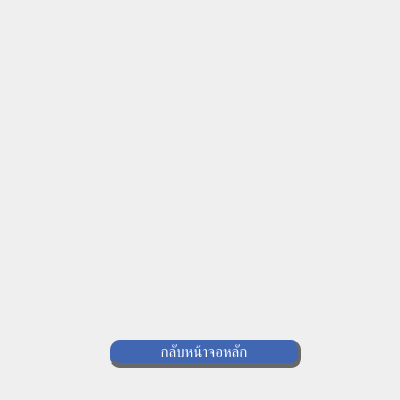
<?xml version="1.0" encoding="UTF-8"?>
<ui version="4.0">
 <class>Form</class>
 <widget class="QWidget" name="Form">
  <property name="geometry">
   <rect>
    <x>0</x>
    <y>0</y>
    <width>400</width>
    <height>400</height>
   </rect>
  </property>
  <property name="windowTitle">
   <string>Contact</string>
  </property>
  <widget class="QPushButton" name="backButton">
   <property name="geometry">
    <rect>
     <x>110</x>
     <y>340</y>
     <width>191</width>
     <height>28</height>
    </rect>
   </property>
   <property name="styleSheet">
    <string notr="true">QPushButton{
border-radius:10px;
background-color:#4267B2;
color:white;
font:11pt;
border-left: none;
border-right: 3px solid rgb(104, 104, 104);
border-bottom: 5px solid rgb(104, 104, 104);
}

QPushButton:hover{
background-color:rgb(51, 80, 139);
border-left: none;
border-right: 3.5px solid rgb(104, 104, 104);
border-bottom: 4.5px solid rgb(104, 104, 104);
}

QPushButton:pressed{
background-color: rgb(0, 86, 129);
border-bottom: none;
}</string>
   </property>
   <property name="text">
    <string>กลับหน้าจอหลัก</string>
   </property>
  </widget>
 </widget>
 <resources/>
 <connections/>
</ui>
